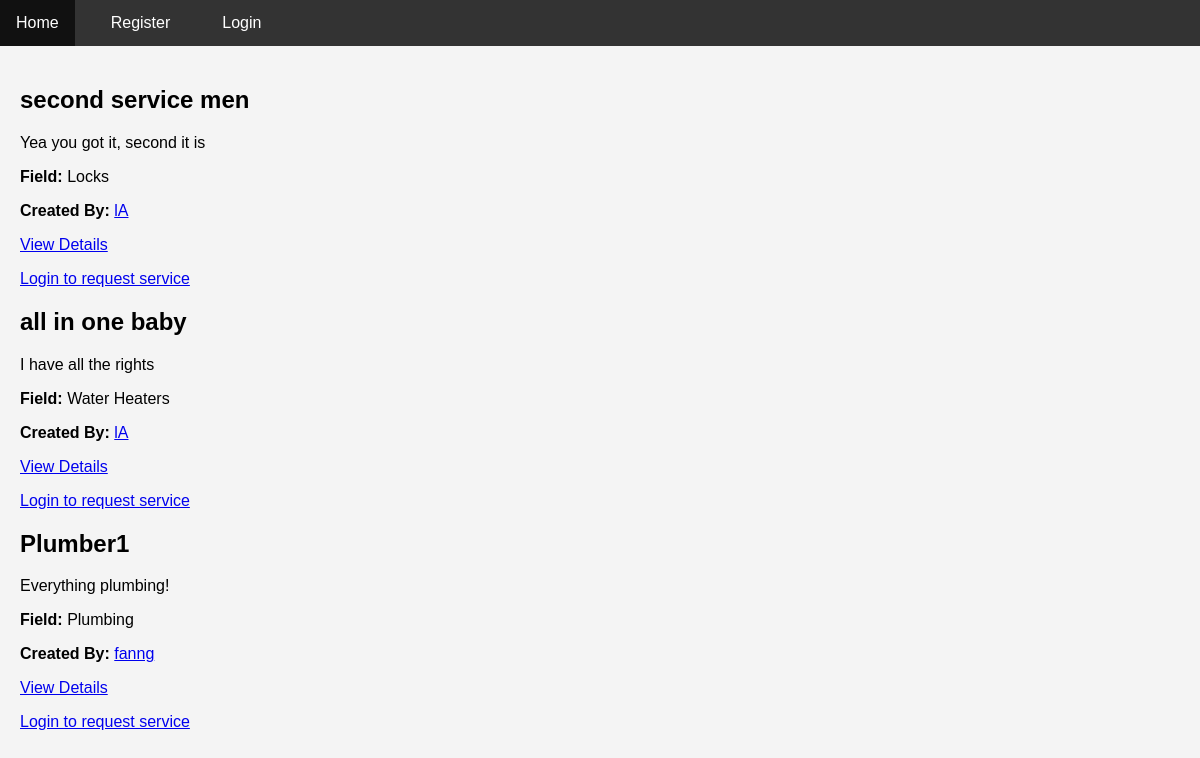
Page /services/ on the committed database.
### services/models.py (models this page shows, shortened)
class Service(models.Model):
    FIELD_CHOICES = (
        ('Air Conditioner', 'Air Conditioner'),
        ('Carpentry', 'Carpentry'),
        ('Electricity', 'Electricity'),
        ('Gardening', 'Gardening'),
        ('Home Machines', 'Home Machines'),
        ('Housekeeping', 'Housekeeping'),
        ('Interior Design', 'Interior Design'),
        ('Locks', 'Locks'),
        ('Painting', 'Painting'),
        ('Plumbing', 'Plumbing'),
        ('Water Heaters', 'Water Heaters'),
    )
    company = models.ForeignKey(Company, on_delete=models.CASCADE)
    name = models.CharField(max_length=40)
    description = models.TextField()
    price_hour = models.DecimalField(decimal_places=2, max_digits=5, validators=[MinValueValidator(0.00)])
    rating = models.IntegerField(validators=[MinValueValidator(0), MaxValueValidator(5)], default=0)
    field = models.CharField(max_length=30, choices=FIELD_CHOICES)
    date_created = models.DateTimeField(auto_now_add=True)

### users/models.py (models this page shows, shortened)
class Company(models.Model):
    FIELD_CHOICES = (
        ('Air Conditioner', 'Air Conditioner'),
        ('All in One', 'All in One'),
        ('Carpentry', 'Carpentry'),
        ('Electricity', 'Electricity'),
        ('Gardening', 'Gardening'),
        ('Home Machines', 'Home Machines'),
        ('Housekeeping', 'Housekeeping'),
        ('Interior Design', 'Interior Design'),
        ('Locks', 'Locks'),
        ('Painting', 'Painting'),
        ('Plumbing', 'Plumbing'),
        ('Water Heaters', 'Water Heaters'),
    )
    user = models.OneToOneField(User, on_delete=models.CASCADE, primary_key=True)
    name = models.CharField(max_length=100, default='unknown')
    field = models.CharField(max_length=70, choices=FIELD_CHOICES, blank=False, null=False)
    rating = models.IntegerField(validators=[MaxValueValidator(5), MinValueValidator(0)], default=0)
    profile_image = models.ImageField(upload_to='company_images/', blank=True, null=True)

class User(AbstractUser):
    is_company = models.BooleanField(default=False)
    is_customer = models.BooleanField(default=False)
    email = models.EmailField(unique=True)  # Ensure email is unique and correctly set up

### services/views.py (the view)
# urls.py: path('', v.service_list, name='service_list'),
def service_list(request):
    services = Service.objects.all().order_by('-date_created')
    print(f"Number of services: {services.count()}")
    fields = Service.objects.values_list('field', flat=True).distinct()
    return render(request, 'services/service_list.html', {
        'services': services,
        'fields': fields,
    })

### services/templates/services/service_list.html
{% extends 'main/base.html' %}
{% load static %}
{% block content %}
<link rel="stylesheet" type="text/css" href="{% static 'services/css/serviceslist.css' %}">
    {% for service in services %}
        <div class="service-item">
            <h2>{{ service.name }}</h2>
            <p>{{ service.description|truncatewords:20 }}</p>
            <p><strong>Field:</strong> {{ service.field }}</p>
            <p><strong>Created By:</strong>
                <a href="{% url 'users:company_profile' username=service.company.user.username %}">
                    {{ service.company.user.username }}
                </a>
            </p>
            <a href="{% url 'services:service_detail' service.id %}">View Details</a>
            {% if user.is_authenticated and user.is_customer %}
                <a href="{% url 'services:request_service' service.id %}">Request Service</a>
            {% else %}
                <p><a href="{% url 'users:login_user' %}">Login to request service</a></p>
            {% endif %}
        </div>
    {% empty %}
        <p>No services available.</p>
    {% endfor %}
</div>
{% endblock %}

### static/css/style.css (style rules this page uses)
body { font-family: Arial, sans-serif; margin: 0; padding: 0; background-color: #f4f4f4; }

### rows in the picture
Service: name "second service men", description "Yea you got it, second it is", field "Locks", company.user.username "lA"
Service: name "all in one baby", description "I have all the rights", field "Water Heaters", company.user.username "lA"
Service: name "Plumber1", description "Everything plumbing!", field "Plumbing", company.user.username "fanng"
